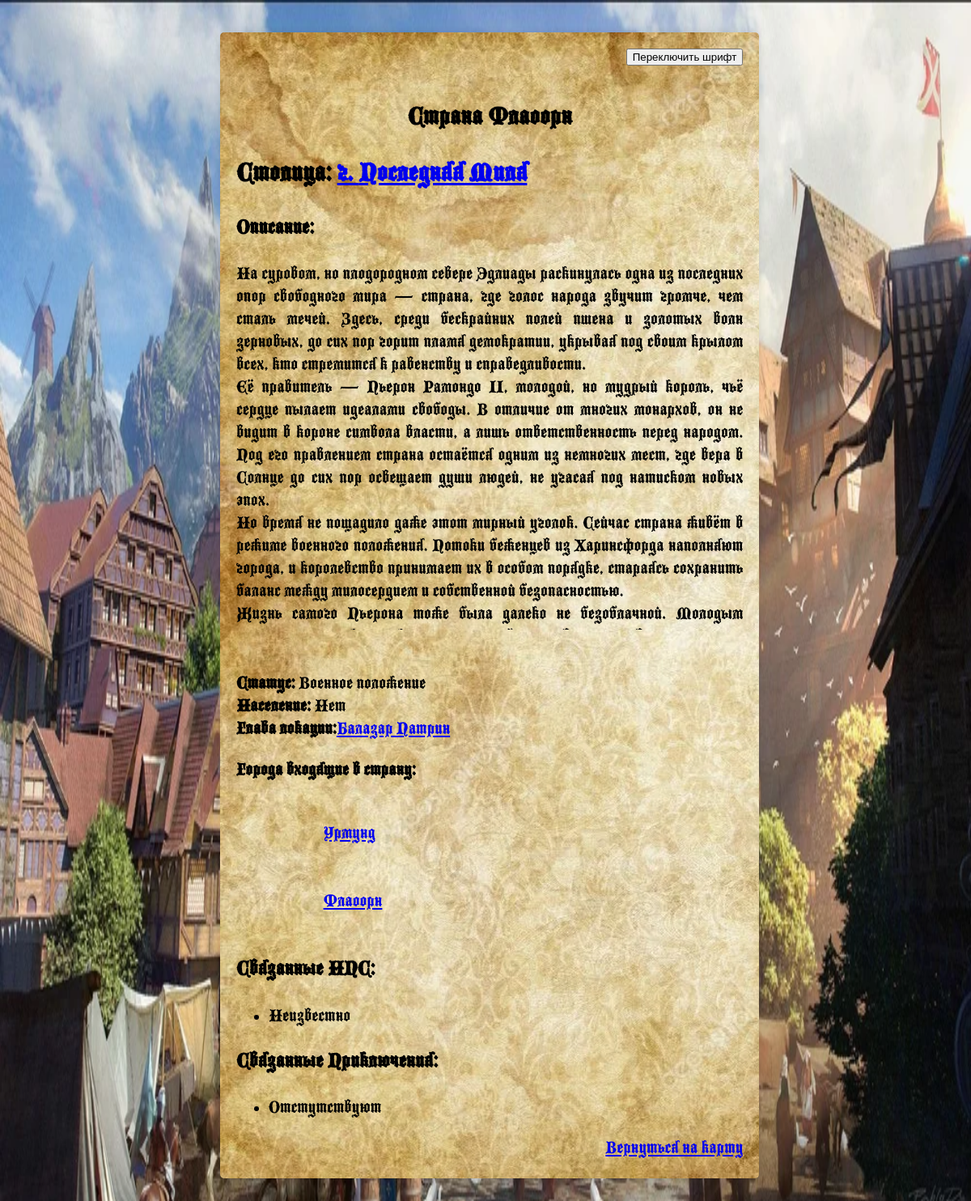
/location_info/flaoorn/ (signed in), run on an earlier commit of the app's database.
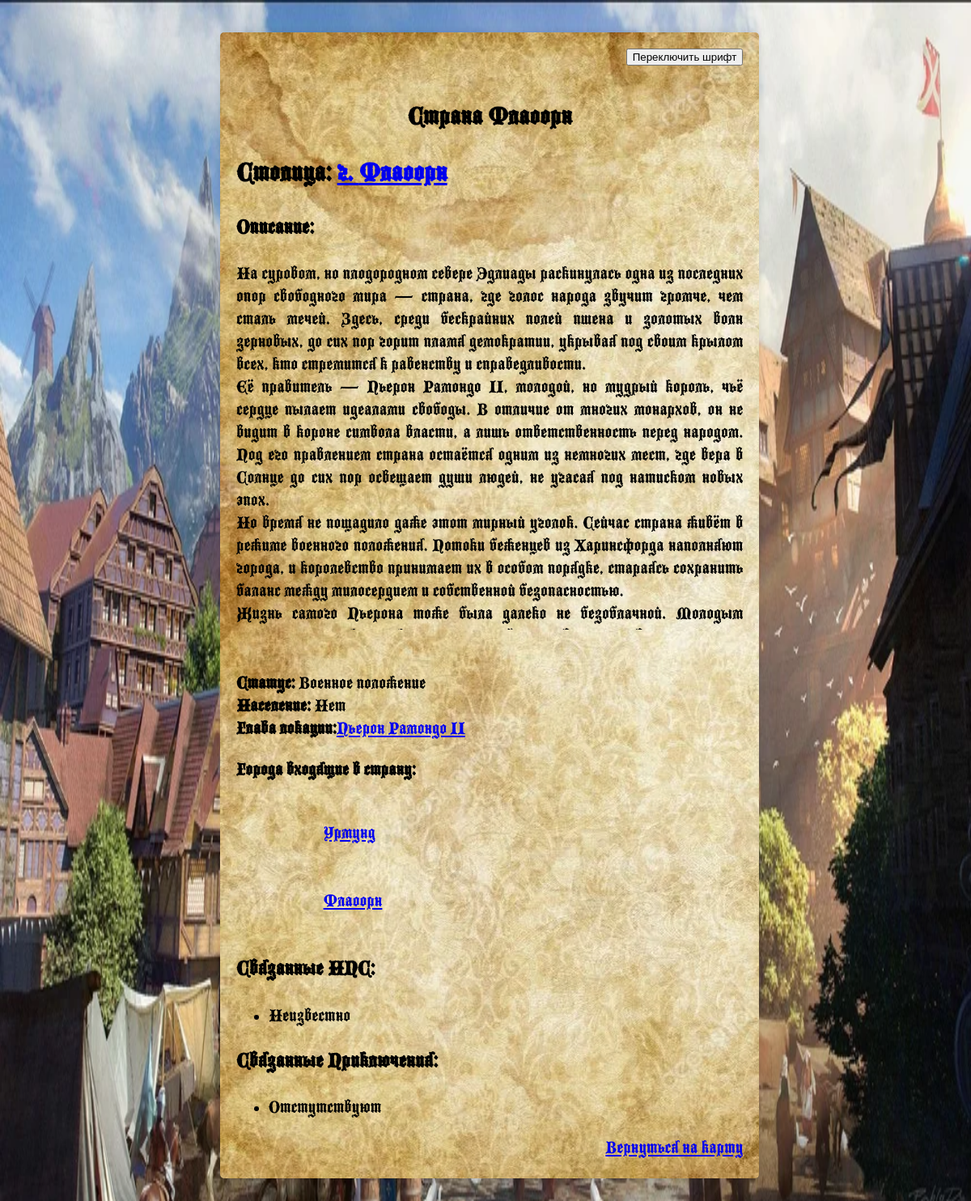
And on a later commit of the database.
### map/models.py (models this page shows, shortened)
class Location(models.Model):
    race = {'NO':'Нет',
            'Unknown':'Неизвестна',
            'Humans':"Люди",
            'S_elfs':"Высшие эльфы",
            'Gnoms':'Гномы',
            'Dwarfs':'Дварфы',
            'Half_height':'Полурослки',
            'Demons':'Демоны',
            'Drou':"Дроу",
            'Goblins':"Гоблины",
            'Vampires':'Вампиры',
            'Giffs':'Гифы',
            'Forers_Elfs':'Лесные эльфы'}
    statuses ={
        "Unknown": "Неизвестен",
        "Martial_law": "Военное положение",
        "Captured": "Захвачен",
        "Resistance": "Сопротивление",
        "Neutral": "Нейтральный",
        "Destroyed": "Уничтожен",
        "Capital": "Столица",
        "Liberal": "Либеральный",
        "Conservative": "Консервативный",
        "Racist": "Расистский"
    }
    image = models.ImageField(upload_to='location_picks/',null=True,blank=True)
    name = models.CharField(max_length=60)
    description = models.TextField()
    slug = models.SlugField(max_length=60,unique=True)
    status = models.CharField(max_length=50,null=True,choices=statuses)
    population = models.CharField(max_length=50,null=True,choices=race)
    npcs = models.ManyToManyField("map.NPC", verbose_name="Ключевые NPC",blank=True)
    what_adventures = models.ManyToManyField("map.Dnd_adventure", verbose_name="В каких приключениях принимал участие",blank=True)
    class Meta:
        ordering = ["name"]
        verbose_name = "Абстрактная модель(не трогай)"
        verbose_name_plural = "Абстрактная модель(не трогай)"

class Country(Location):
    glava = models.OneToOneField("map.NPC", verbose_name=("Правитель"), on_delete=models.SET_NULL,null=True,blank=True,default='Неизвестно')
    capital = models.OneToOneField("map.City", verbose_name=("Столица"), on_delete=models.SET_NULL,null=True,related_name="cap_of",blank=True)
    class Meta:
        verbose_name = "Страна"
        verbose_name_plural = "Страны"

class NPC(models.Model):
    image = models.ImageField(upload_to='npc_picks/',blank=True)
    name = models.CharField(max_length=50)
    description = models.TextField()
    slug = models.SlugField(blank=True)
    def __str__(self):
        return self.name
    class Meta:
        verbose_name = "НПС"
        verbose_name_plural = "НПСи"

class City(Location):
    glava = models.OneToOneField("map.NPC", verbose_name=("Мэр"), on_delete=models.SET_NULL,null=True,blank=True,default='Неизвестно')
    Land = models.ForeignKey(to=Country,on_delete=models.SET_NULL,null=True,related_name="cities")
    class Meta:
        verbose_name = "Город"
        verbose_name_plural = "Города"

### map/views.py (the view)
# urls.py: path('location_info/<slug:country_slug>/',about_Country,name='country_page'),
@login_required
def about_Country(request,country_slug):
    hero = Hero_m.objects.get(username=request.user.username)
    country = Country.objects.get(slug=country_slug)
    context = {'location': country}
    if not request.user.is_superuser:
        try:
            was_here_or_not = hero.what_visits.get(city__slug=country_slug)
        except Exception:
            was_here_or_not = None
        if was_here_or_not != None:
            return render(request,'map/about_location.html',context=context)
        else:
            return HttpResponse("<h1>У вас не доступа к информации об этой локации</h1>")
    else:
       return render(request,'map/about_location.html',context=context)

### map/templates/map/about_location.html (shortened to what this page needs)
{% load static %}
<!DOCTYPE html>
<html lang="ru">
<head>
</head>
<body>
    <div class="ramka">
        <div class="between">
            <div class="container">
                <div style='display: flex;justify-content:flex-end'><button id="toggleFont">Переключить шрифт</button></div>
                {% if location.capital %}
                    <h1>Страна {{ location.name }}</h1>
                {% elif location.is_city == True  %}
                    <h1>Город {{ location.name }}</h1>
                {% else %}
                    <h1>Поселение {{ location.name }}</h1>
                {% endif %}
                {% if location.capital %}
                <h2> Столица:
                    <a href="{% url 'city_page' location.slug location.capital.slug %}">г. {{ location.capital.name }} </a>
                </h2>
                {% endif %}
                <h3>Описание:</h3>
                <div class="description">{{ location.description }}</div>
                <br>
                <br>
                <div class="description"><b>Статус:</b> {{ location.get_status_display }}</div>
                <div class="description"><b>Население:</b> {{ location.get_population_display }}</div>
                {% if location.glava %}
                <div class="description" id='Глава локации'><b>Глава локации:</b><a href="{% url "npc_page" location.glava.slug %}">{{ location.glava }}</a></div>
                {% endif %}
                {% if location.cities.all.exists %}
                    <p><b>Города входящие в страну:</b> {{ location.city_exists }}</p>
                    {% for city in location.cities.all %}
                    <div class="description">
                        <a href="{% url 'city_page' location.slug  city.slug  %}">{{ city.name }}</a>
                    </div>
                    {% endfor %}
                {% endif %}
                {% if location.npcs %}
                <div class="cities">
                    <h3>Связанные НПС:</h3>
                    <ul>
                        {% for npc in location.npcs.all %}
                            <li><a href=" {% url 'npc_page' npc.slug %}">{{ npc.name }}</a></li>
                        {% empty %}
                            <li>Неизвестно</li>
                        {% endfor %}
                    </ul>
                </div>
                {% endif %}
                {% if location.what_adventures %}
                <div class="cities">
                    <h3>Связанные Приключения:</h3>
                    <ul>
                        {% for adventure in location.what_adventures.all %}
                            <li><a href="#">{{ adventure.name }}</a></li>
                        {% empty %}
                            <li>Отстутствуют</li>
                        {% endfor %}
                    </ul>
                </div>
                {% endif %}
                <div style="display: flex;justify-content: flex-end;">
                    <a href="{% url 'index' %}">Вернуться на карту</a>
                </div>
            </div>
        </div>
    </div>
</body>
</html>

What changed in the data, as far as the page shows it:
changed Country "Военное положение": capital.name "Последняя Миля" → "Флаоорн"; glava "Балазар Патрин" → "Пьерон Рамондо II"
